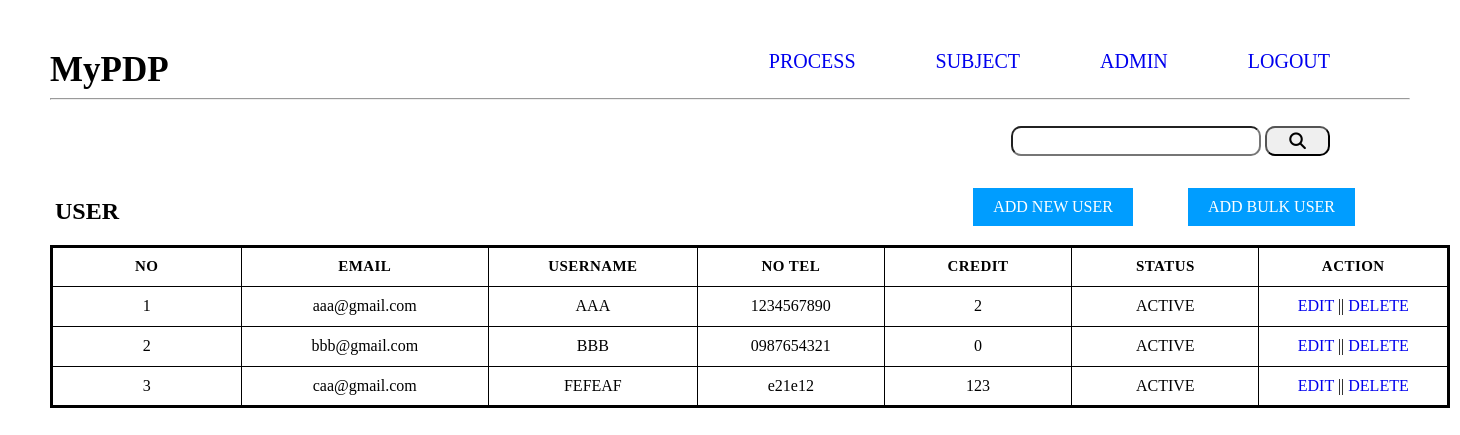
The page /admin/user.php on the database as committed earlier.
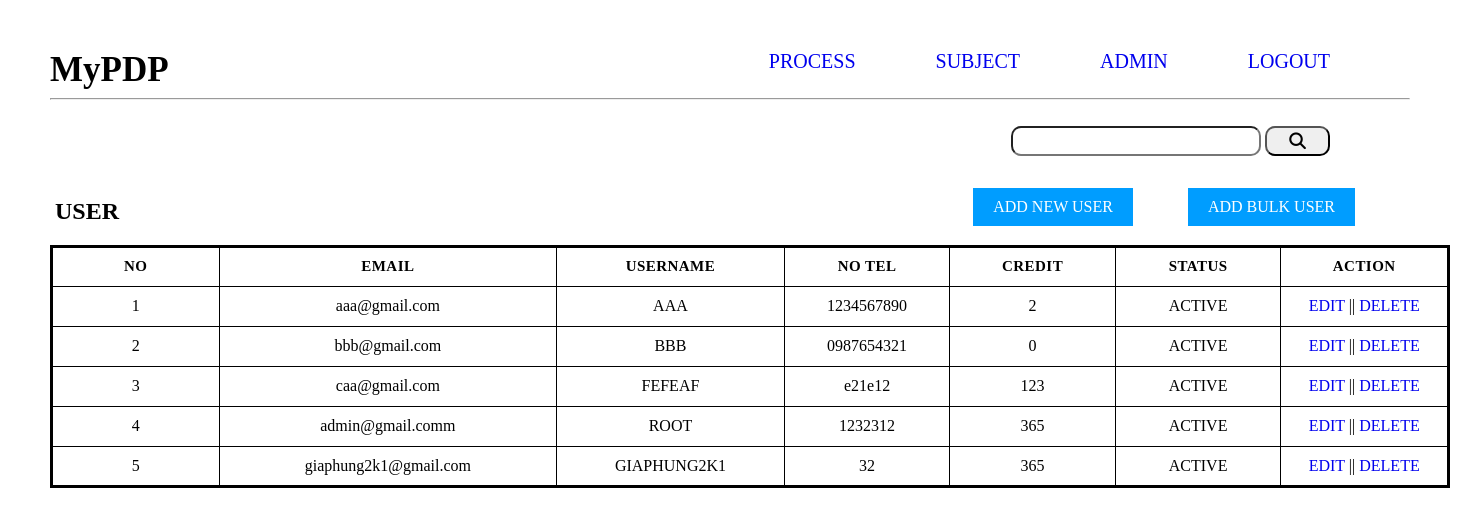
The same page on the database as committed later.
### tables this page shows
CREATE TABLE `user` (
  `id` int(11) NOT NULL,
  `email` varchar(255) NOT NULL,
  `username` varchar(255) NOT NULL,
  `password` varchar(255) NOT NULL,
  `hp` varchar(255) NOT NULL,
  `credit` int(11) NOT NULL,
  `status` int(11) NOT NULL
);

### admin/user.php (the view, shortened to what this page needs)
<?php
    include '../db.php';
?>
<html>
<head>
<link rel="stylesheet" href="https://cdnjs.cloudflare.com/ajax/libs/font-awesome/6.3.0/css/all.min.css">
</head>
    <body style="margin:50px 50px 0 50px;">
        <b style="font-size:35px">MyPDP</b>
        <span style="font-size:20px; float: right; margin-right: 80px"><a href="../logout.php">LOGOUT</a></span>
        <span style="font-size:20px; float: right; margin-right: 80px"><a href="../admin/user.php">ADMIN</a></span>
        <span style="font-size:20px; float: right; margin-right: 80px"><a href="../subject.php">SUBJECT</a></span>
        <span style="font-size:20px; float: right; margin-right: 80px"><a href="./process.php">PROCESS</a></span>
        <br><hr>
        <br>
        <form action="" method="POST">
        <div style="margin: 0px 80px 0 0; float:right">
            <input style="width:250px; height:30px; border-radius: 10px" type="text" name="search">
            <button style="width:65px; height:30px; border-radius: 10px" name="searchbtn" ><i class="fa-solid fa-magnifying-glass fa-lg"></i></button><br>
        </div>
        </form>
        <br><br>
        <div>
        <h2 style="float: left; margin-left:5px">USER</h2>
        <div class="btn" style="float: right" id="bulk"><span>ADD BULK USER</span></div>
        <div class="btn" style="float: right" id="add"><span>ADD NEW USER</span></div>
        </div>
        <br>
        <br>
    <div class="table-content">
        <table class="collapsetable" border="1">
            <thead>
                <tr class="table-header">
                    <td>NO</td>
                    <td>EMAIL</td>
                    <td>USERNAME</td>
                    <td>NO TEL</td>
                    <td>CREDIT</td>
                    <td>STATUS</td>
                    <td>ACTION</td>
                </tr>
            </thead>
            <?php
                $count = 1;
                $sql = "SELECT * FROM `user`";
                $result = $conn->query($sql);
                while($row = $result->fetch_assoc()){
            ?>
            <tr class="center">
                <td><?php echo $count++; ?></td>
                <td><?php echo $row["email"];?></td>
                <td style="text-transform:uppercase"><?php echo $row["username"];?></td>
                <td><?php echo $row["hp"];?></td>
                <td><?php echo $row["credit"];?></td>
                <td>
                    <?php
                    if($row["status"] == 1){
                        echo "ACTIVE";
                    }else{
                        echo "INACTIVE";
                    }
                ?>
                </td>
                <td><a href="edit.php?id=<?php echo $row["id"];?>">EDIT</a> ||
                    <a href="del.php?id=<?php echo $row["id"];?>"
                    onclick="return confirm('Are you sure to delete the user?')">DELETE</a>
                </td>
                <?php
                    }
                ?>
        </table>
        </div>
        <br>
    </body>
</html>

### admin/user.php (style rules this page uses)
.table-content { width: 1000px; text-align: center; }
.table-header { text-align: center; font-weight: bold; background-color: white; font-size: 15px; text-transform: uppercase; letter-spacing: 0.03em; }
td { width:80px; height: 40px; }
.center { text-align: center; }
.collapsetable { border-collapse: collapse; border: 3px solid black; text-align: center; width: 140%; }
.btn { padding: 10px 20px 10px 20px; background: #009dff; color: white; border: none; margin-top: 10px; margin-right: 55px; cursor: default; text-align: center; }
a { text-decoration: none; }

Rows that differ between the two databases and show on the page:
added user: email "admin@gmail.comm", username "ROOT", hp "1232312", credit "365", status "ACTIVE"
added user: email "giaphung2k1@gmail.com", username "GIAPHUNG2K1", hp "32", credit "365", status "ACTIVE"
